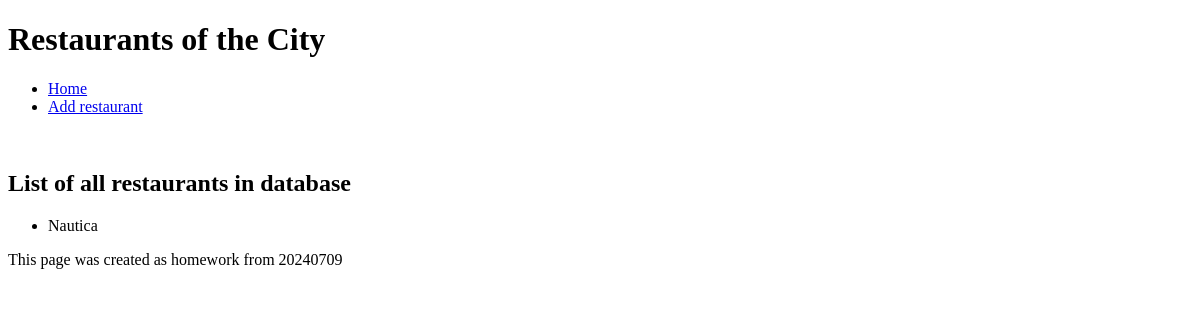
Before: / with the older database file.
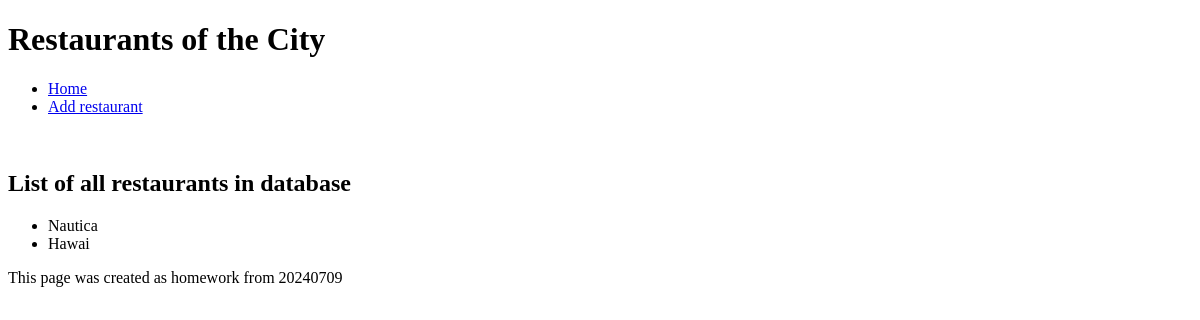
After: the same page with the newer database file.
### add_view/models.py (models this page shows)
class add_view(models.Model):
    rest_name = models.CharField(max_length=255)
    rest_spec = models.CharField(max_length=255)
    rest_address = models.CharField(max_length=255)
    rest_website = models.CharField(max_length=255)
    rest_phone = models.IntegerField(max_length=14)

### add_view/views.py (the view)
# urls.py: path('', views.home, name='home'),
def home(request):
  all_rest = add_view.objects.all().values()
  template = loader.get_template('home.html')
  context = {
    'all_rest': all_rest ,
  }
  return HttpResponse(template.render(context, request))

### add_view/templates/home.html (shortened to what this page needs)
<!DOCTYPE html>
<html>
<head>
</head>
<body>
{% include 'header.html' %}
<br>
<H2>  List of all restaurants in database </H2>
<ul>
  {% for x in all_rest %}
    <li>{{ x.rest_name }}</li>
  {% endfor %}
</ul>
{% include 'footer.html' %}
</body>
</html>

### add_view/templates/header.html
<header>
    <H1>Restaurants of the City</H1>
{% include 'menu.html' %}
</header>

### add_view/templates/menu.html
    <ul>
        <li><a href = "{% url 'home' %}">Home</a></li>
        <li><a href = "{% url 'add_rest' %}">Add restaurant</a></li>
    </ul>

### add_view/templates/footer.html
<footer>This page was created as homework from 20240709</footer>

Changed rows visible on the page:
added add_view: rest_name "Hawai"
